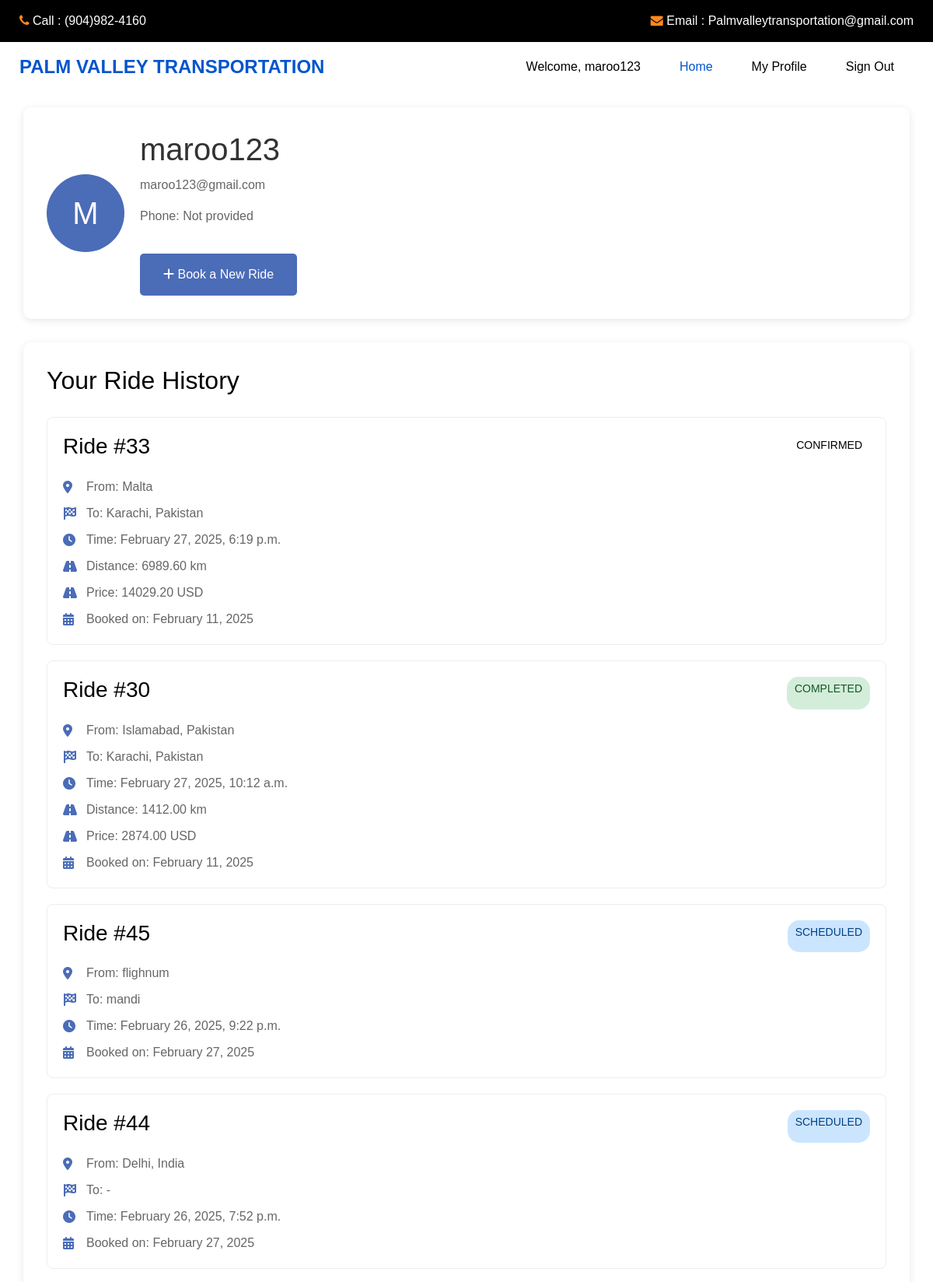
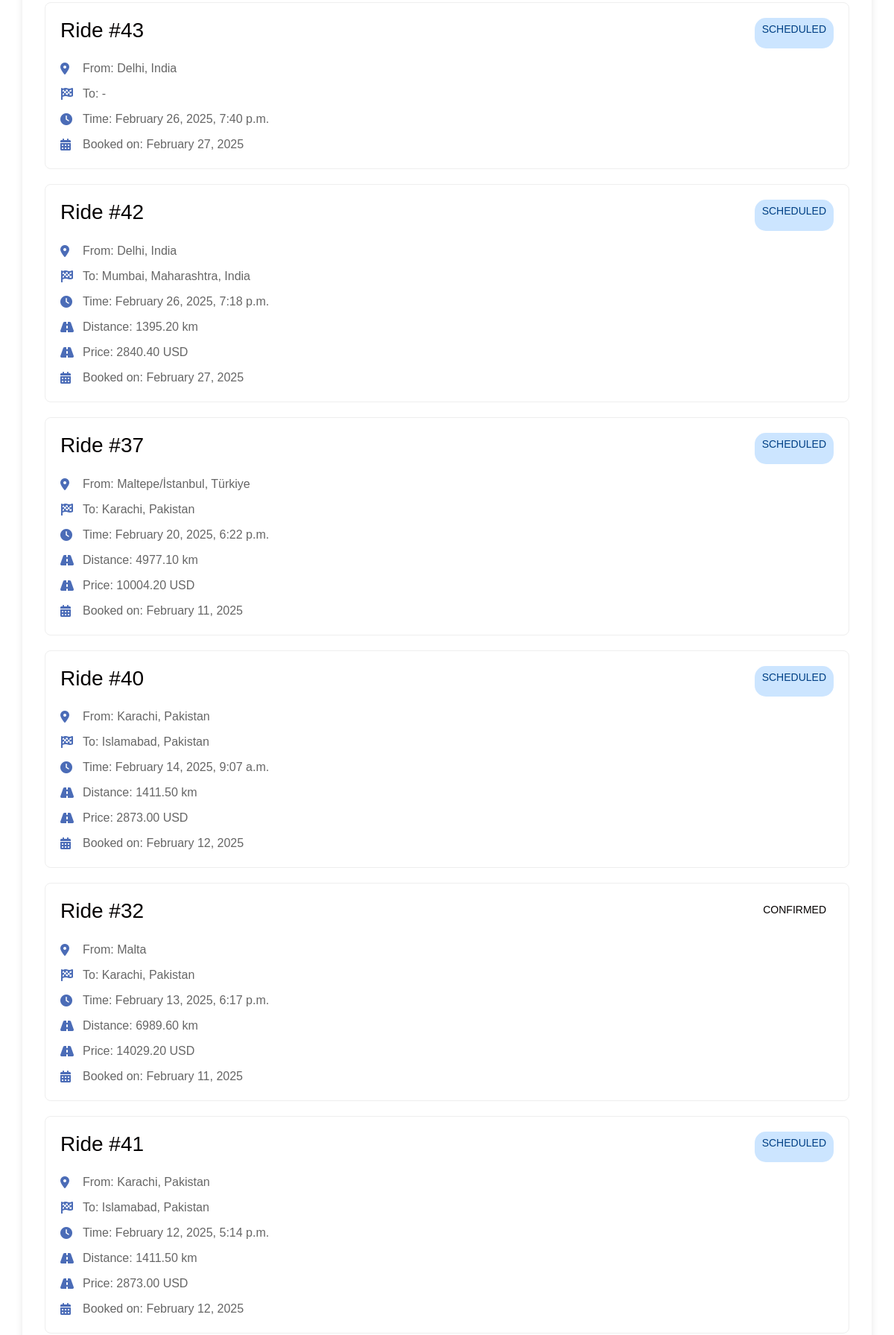
Screenshot of /profile (signed in, upper part) with the database file from the repository (2 pictures, top to bottom).
### findingway/models.py (models this page shows, shortened)
class User(AbstractUser):
    phone_number = models.CharField(max_length=15, blank=True, null=True)

class Ride(models.Model):
    user = models.ForeignKey(
        User,
        on_delete=models.CASCADE,
        related_name='rides'
    )
    RIDE_TYPES = [
        ('TRANSFER', 'Transfer'),
        ('HOURLY', 'Hourly'),
    ]
    ride_type = models.CharField(max_length=10, choices=RIDE_TYPES, default='TRANSFER')
    LOCATION_TYPES = [
        ('SEARCH', 'Search All'),
        ('ADDRESS', 'Address'),
        ('AIRPORT', 'Airport'),
        ('LANDMARK', 'Landmark'),
    ]
    num_travelers = models.PositiveIntegerField(default=1)
    num_kids = models.PositiveIntegerField(default=0)
    num_bags = models.PositiveIntegerField(default=0)
    starting_flight_number = models.CharField(max_length=20, blank=True, default='')
    ending_flight_number = models.CharField(max_length=20, blank=True, default='')
    starting_location = models.CharField(max_length=255)
    starting_location_type = models.CharField(max_length=10, choices=LOCATION_TYPES, default='SEARCH')
    starting_lat = models.DecimalField(max_digits=9, decimal_places=6, null=True, blank=True)
    starting_lng = models.DecimalField(max_digits=9, decimal_places=6, null=True, blank=True)
    ending_location = models.CharField(max_length=255)
    ending_location_type = models.CharField(max_length=10, choices=LOCATION_TYPES, default='SEARCH')
    ending_lat = models.DecimalField(max_digits=9, decimal_places=6, null=True, blank=True)
    ending_lng = models.DecimalField(max_digits=9, decimal_places=6, null=True, blank=True)
    time = models.DateTimeField(default=timezone.now)
    duration = models.IntegerField(default=0)  # Duration in minutes
    distance = models.DecimalField(
        max_digits=10,
        decimal_places=2,
        null=True,
        blank=True
    )
    price = models.DecimalField(max_digits=10, decimal_places=2, null=True, blank=True)  # Changed from IntegerField
    status = models.CharField(
        max_length=20,
        choices=[
            ('SCHEDULED', 'Scheduled'),
            ('CONFIRMED', 'Confirmed'),  # Fixed capitalization
            ('COMPLETED', 'Completed'),
            ('CANCELLED', 'Cancelled')
        ],
        default='SCHEDULED'
    )
    created_at = models.DateTimeField(auto_now_add=True)
    updated_at = models.DateTimeField(auto_now=True)  # Added for tracking updates
    class Meta:
        ordering = ['-time']

### findingway/views.py (the view)
# urls.py: path('profile', views.profile, name='profile'),
@login_required
def profile(request):
    rides = Ride.objects.filter(user=request.user).order_by('-created_at')
    total_rides = rides.count()
    completed_rides = rides.filter(status='COMPLETED').count()
    scheduled_rides = rides.filter(status='SCHEDULED').count()
    context = {
        'user': request.user,
        'rides': rides,
        'total_rides': total_rides,
        'completed_rides': completed_rides,
        'scheduled_rides': scheduled_rides,
    }
    return render(request, 'profile.html', context)

### templates/profile.html (shortened to what this page needs)
<!DOCTYPE html>
<html lang="en">
  <head>
    {% load static %}
    <link
      href="https://cdnjs.cloudflare.com/ajax/libs/font-awesome/6.0.0/css/all.min.css"
      rel="stylesheet"
    />
  </head>
  <body>
    {% include 'header.html' with page_title="Custom Page Title" %}
    <div class="container">
      <div class="profile-header">
        <div class="profile-info">
          <div class="profile-avatar">{{ user.username.0|upper }}</div>
          <div class="profile-details">
            <h1>{{ user.username }}</h1>
            <p>{{ user.email }}</p>
            <p>Phone: {{ user.phone_number|default:"Not provided" }}</p>
            <a href="{% url 'bookridepage' %}" class="book-ride-btn">
              <i class="fas fa-plus"></i> Book a New Ride
            </a>
          </div>
        </div>
      </div>
      <div class="rides-container">
        <div class="rides-header">
          <h2>Your Ride History</h2>
        </div>
        <div class="rides-list">
          {% if user.rides.all %} {% for ride in user.rides.all %}
          <div class="ride-card">
            <div class="ride-header">
              <h3>Ride #{{ ride.id }}</h3>
              <span class="ride-status status-{{ ride.status|lower }}">
                {{ ride.status }}
              </span>
            </div>
            <div class="ride-details">
              <div class="detail-item">
                <i class="fas fa-map-marker-alt"></i>
                <span>From: {{ ride.starting_location }}</span>
              </div>
              <div class="detail-item">
                <i class="fas fa-flag-checkered"></i>
                <span>To: {{ ride.ending_location }}</span>
              </div>
              <div class="detail-item">
                <i class="fas fa-clock"></i>
                <span>Time: {{ ride.time|date:"F j, Y, g:i a" }}</span>
              </div>
              {% if ride.distance %}
              <div class="detail-item">
                <i class="fas fa-road"></i>
                <span>Distance: {{ ride.distance }} km</span>
              </div>
              {% endif %} {% if ride.distance %}
              <div class="detail-item">
                <i class="fas fa-road"></i>
                <span>Price: {{ ride.price }} USD</span>
              </div>
              {% endif %}
              <div class="detail-item">
                <i class="fas fa-calendar-alt"></i>
                <span>Booked on: {{ ride.created_at|date:"F j, Y" }}</span>
              </div>
            </div>
          </div>
          {% endfor %} {% endif %}
        </div>
      </div>
    </div>
  </body>
</html>

### templates/header.html (shortened to what this page needs)
<!DOCTYPE html>
<html>
  <head>
    <link
      rel="stylesheet"
      type="text/css"
      href="https://cdnjs.cloudflare.com/ajax/libs/OwlCarousel2/2.3.4/assets/owl.carousel.min.css"
    />
    {% load static %}
    <link
      rel="stylesheet"
      type="text/css"
      href="{% static 'css/bootstrap.css' %}"
    />
    {% load static %}
    <link
      rel="stylesheet"
      type="text/css"
      href="{% static 'css/font-awesome.min.css' %}"
    />
    {% load static %}
    <link href="{% static 'css/style.css' %}" rel="stylesheet" />
    <link href="{% static 'css/responsive.css' %}" rel="stylesheet" />
  </head>
  <body>
    <header class="header_section">
      <div class="header_top">
        <div class="container-fluid">
          <div class="contact_nav">
            <a href="">
              <i class="fa fa-phone" aria-hidden="true"></i>
              <span> Call : (904)982-4160 </span>
            </a>
            <a href="">
              <i class="fa fa-envelope" aria-hidden="true"></i>
              <span> Email : Palmvalleytransportation@gmail.com </span>
            </a>
          </div>
        </div>
      </div>
      <div class="header_bottom">
        <div class="container-fluid">
          <nav class="navbar navbar-expand-lg custom_nav-container">
            <a class="navbar-brand" href="{% url 'home' %}">
              <span> Palm Valley Transportation </span>
            </a>
            <div class="collapse navbar-collapse" id="navbarSupportedContent">
              <ul class="navbar-nav">
                {% if user.is_authenticated %}
                <li class="nav-item">
                  <span class="nav-link">Welcome, {{ user.username }}</span>
                </li>
                {% endif %}
                <li class="nav-item active">
                  <a class="nav-link" href="{% url 'home' %}"
                    >Home <span class="sr-only">(current)</span></a
                  >
                </li>
                {% if user.is_authenticated %}
                <li class="nav-item">
                  <a class="nav-link" href="{% url 'profile' %}"> My Profile</a>
                </li>
                <li class="nav-item">
                  <a href="{% url 'signout' %}" class="nav-link">Sign Out</a>
                </li>
                {% else %}
                <li class="nav-item">
                  <a href="{% url 'signin_signup' %}" class="nav-link"
                    >Login/Sign Up</a
                  >
                </li>
                {% endif %}
              </ul>
            </div>
          </nav>
        </div>
      </div>
    </header>
  </body>
</html>

### static/css/style.css (style rules this page uses)
body { font-family: 'Lato', sans-serif; color: #040000; }
h1, h2 { font-family: 'Merriweather Sans', sans-serif; }
a, a:hover, a:focus { text-decoration: none; }
.header_section .container-fluid { padding-right: 25px; padding-left: 25px; }
.header_section .header_top { padding: 15px 0; background-color: #000000; }
.header_section .header_top .contact_nav { display: -webkit-box; display: -ms-flexbox; display: flex; -webkit-box-pack: justify; -ms-flex-pack: justify; justify-content: space-between; }
.header_section .header_top .contact_nav a { color: #ffffff; }
.header_section .header_top .contact_nav a i { color: #ff8a1d; }
.header_section .header_bottom { padding: 10px 0; }
.navbar-brand { padding: 0; margin: 0; color: #000000; font-weight: bold; font-size: 24px; font-weight: bold; }
.navbar-brand span { color: #0355cc; text-transform: uppercase; }
.custom_nav-container { padding: 0; }
.custom_nav-container .navbar-nav { margin-left: auto; }
.custom_nav-container .navbar-nav .nav-item .nav-link { padding: 10px 25px; color: #000000; text-align: center; }
.custom_nav-container .navbar-nav .nav-item:hover .nav-link, .custom_nav-container .navbar-nav .nav-item.active .nav-link { color: #0355cc; }

### static/css/responsive.css (style rules this page uses)
@media (min-width: 1200px) { .container { max-width: 1170px; } }

### templates/profile.html (style rules this page uses)
* { margin: 0; padding: 0; box-sizing: border-box; font-family: "Arial", sans-serif; }
body { background-color: #f5f5f5; }
.container { max-width: 1200px; margin: 0 auto; padding: 20px; }
.profile-header { background: white; padding: 30px; border-radius: 10px; box-shadow: 0 2px 10px rgba(0, 0, 0, 0.1); margin-bottom: 30px; }
.profile-info { display: flex; align-items: center; gap: 20px; }
.profile-avatar { width: 100px; height: 100px; border-radius: 50%; background: #4b6cb7; display: flex; align-items: center; justify-content: center; color: white; font-size: 40px; }
.profile-details h1 { color: #333; margin-bottom: 10px; }
.profile-details p { color: #666; }
.book-ride-btn { display: inline-block; background: #4b6cb7; color: white; padding: 15px 30px; border-radius: 5px; text-decoration: none; margin-top: 20px; transition: background 0.3s; }
.rides-container { background: white; padding: 30px; border-radius: 10px; box-shadow: 0 2px 10px rgba(0, 0, 0, 0.1); }
.rides-header { display: flex; justify-content: space-between; align-items: center; margin-bottom: 20px; }
.rides-list { display: grid; gap: 20px; }
.ride-card { border: 1px solid #eee; padding: 20px; border-radius: 8px; transition: transform 0.2s; }
.ride-header { display: flex; justify-content: space-between; margin-bottom: 15px; }
.ride-status { padding: 5px 10px; border-radius: 15px; font-size: 14px; font-weight: 500; }
.status-completed { background: #d4edda; color: #155724; }
.status-scheduled { background: #cce5ff; color: #004085; }
.ride-details { display: grid; gap: 10px; color: #666; }
.detail-item { display: flex; align-items: center; gap: 10px; }
.detail-item i { width: 20px; color: #4b6cb7; }

### rows the page displays
User: username "maroo123", username.0 "M", email "maroo123@gmail.com", phone_number "Not provided"
Ride: id "33", status "CONFIRMED", starting_location "Malta", ending_location "Karachi, Pakistan", time "February 27, 2025, 6:19 p.m.", distance "6989.60", price "14029.20", created_at "February 11, 2025"
Ride: id "30", status "COMPLETED", starting_location "Islamabad, Pakistan", ending_location "Karachi, Pakistan", time "February 27, 2025, 10:12 a.m.", distance "1412.00", price "2874.00", created_at "February 11, 2025"
Ride: id "45", status "SCHEDULED", starting_location "flighnum", ending_location "mandi", time "February 26, 2025, 9:22 p.m.", created_at "February 27, 2025"
Ride: id "44", status "SCHEDULED", starting_location "Delhi, India", ending_location "-", time "February 26, 2025, 7:52 p.m.", created_at "February 27, 2025"
Ride: id "43", status "SCHEDULED", starting_location "Delhi, India", ending_location "-", time "February 26, 2025, 7:40 p.m.", created_at "February 27, 2025"
Ride: id "42", status "SCHEDULED", starting_location "Delhi, India", ending_location "Mumbai, Maharashtra, India", time "February 26, 2025, 7:18 p.m.", distance "1395.20", price "2840.40", created_at "February 27, 2025"
Ride: id "37", status "SCHEDULED", starting_location "Maltepe/İstanbul, Türkiye", ending_location "Karachi, Pakistan", time "February 20, 2025, 6:22 p.m.", distance "4977.10", price "10004.20", created_at "February 11, 2025"
Ride: id "40", status "SCHEDULED", starting_location "Karachi, Pakistan", ending_location "Islamabad, Pakistan", time "February 14, 2025, 9:07 a.m.", distance "1411.50", price "2873.00", created_at "February 12, 2025"
Ride: id "32", status "CONFIRMED", starting_location "Malta", ending_location "Karachi, Pakistan", time "February 13, 2025, 6:17 p.m.", distance "6989.60", price "14029.20", created_at "February 11, 2025"
Ride: id "41", status "SCHEDULED", starting_location "Karachi, Pakistan", ending_location "Islamabad, Pakistan", time "February 12, 2025, 5:14 p.m.", distance "1411.50", price "2873.00", created_at "February 12, 2025"
